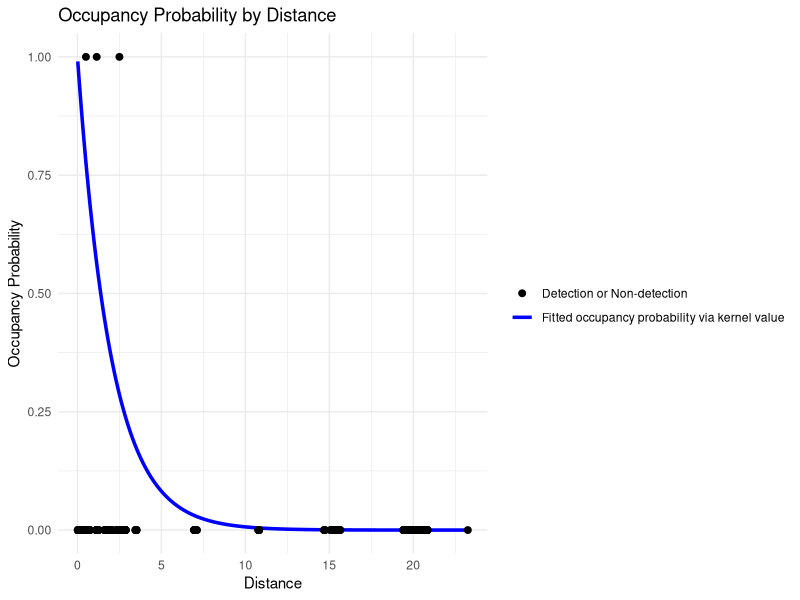
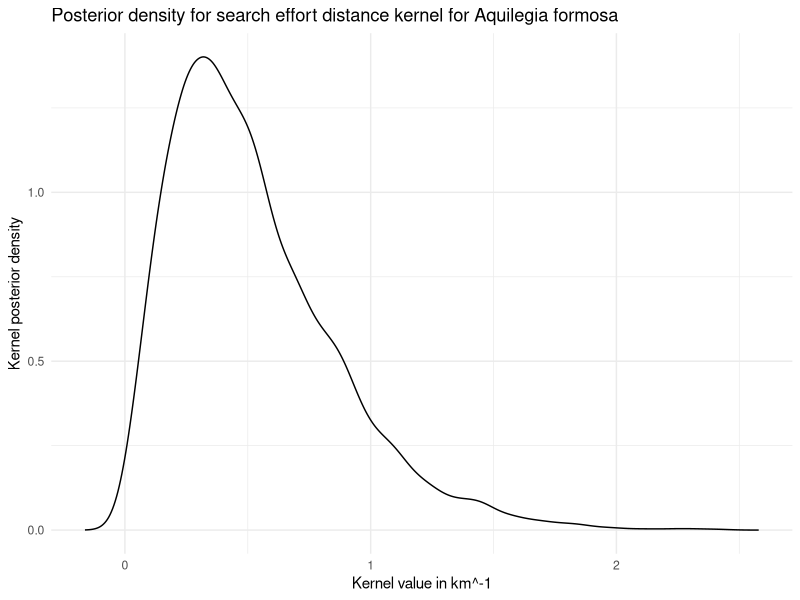

Write the R code that produced these figures, in order.
library(dplyr)
library(ggplot2)

decayrecords <- read.csv("Analysis_inputs/A_formosa_detections_distances_to_first_records.csv")
decaydensity <- read.csv("Analysis_outputs/Intermediate/A_formosa_decay_density.csv")

# For A. formosa:
# Central estimated rate is 0.52, 95% HPD interval between 0.07, 1.39]
# Modal posterior density at 0.32
# Maximum likelihood rounded decay rate: 0.5

# Generate smooth curve over the range of observed distances
decay_curve <- data.frame(
  distance = seq(min(decayrecords$distance),
                 max(decayrecords$distance),
                 length.out = 500)
) %>% mutate(occupancy_prob = exp(-0.5 * distance))


fitplot <- ggplot() +
  geom_line(
    data = decay_curve,
    aes(x = distance, y = occupancy_prob,
        color = "Fitted occupancy probability via kernel value"),
    size = 1.2
  ) +
  geom_point(
    data = decayrecords,
    aes(x = distance, y = occupancy,
        color = "Detection or Non-detection"),
    size = 2
  ) +
  scale_color_manual(
    name = "",
    values = c(
      "Detection or Non-detection" = "black",
      "Fitted occupancy probability via kernel value" = "blue"
    )
  ) +
  labs(
    title = "Occupancy Probability by Distance",
    x = "Distance",
    y = "Occupancy Probability"
  ) +
  theme_minimal()


fitplot

densityplot <- ggplot(decaydensity, aes(x, y)) +
  geom_line() +
  labs(
    x = "Kernel value in km^-1",
    y = "Kernel posterior density",
    title = "Posterior density for search effort distance kernel for Aquilegia formosa"
  ) +
  theme_minimal()

densityplot
